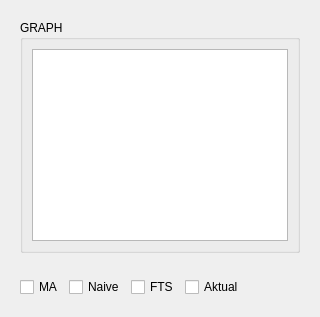
                     <widget class="QWidget" name="Resume_graph_FTS">
                      <attribute name="title">
                       <string>FTS</string>
                      </attribute>
                      <layout class="QVBoxLayout" name="verticalLayout_31">
                       <item>
                        <widget class="QWidget" name="widget" native="true">
                         <property name="sizePolicy">
                          <sizepolicy hsizetype="Expanding" vsizetype="Expanding">
                           <horstretch>0</horstretch>
                           <verstretch>0</verstretch>
                          </sizepolicy>
                         </property>
                         <layout class="QHBoxLayout" name="horizontalLayout_21">
                          <item>
                           <widget class="QGroupBox" name="groupBox_23">
                            <property name="title">
                             <string>GRAPH</string>
                            </property>
                            <layout class="QGridLayout" name="gridLayout_20">
                             <item row="0" column="0" rowspan="2">
                              <widget class="QGraphicsView" name="graphicsView_FTS"/>
                             </item>
                            </layout>
                           </widget>
                          </item>
                         </layout>
                        </widget>
                       </item>
                       <item>
                        <widget class="QWidget" name="widget_2" native="true">
                         <property name="sizePolicy">
                          <sizepolicy hsizetype="Fixed" vsizetype="Preferred">
                           <horstretch>0</horstretch>
                           <verstretch>0</verstretch>
                          </sizepolicy>
                         </property>
                         <layout class="QHBoxLayout" name="horizontalLayout_22">
                          <item>
                           <widget class="QCheckBox" name="checkBox_fts_graph_MA">
                            <property name="text">
                             <string>MA</string>
                            </property>
                           </widget>
                          </item>
                          <item>
                           <widget class="QCheckBox" name="checkBox_fts_graph_NAIVE">
                            <property name="text">
                             <string>Naive</string>
                            </property>
                           </widget>
                          </item>
                          <item>
                           <widget class="QCheckBox" name="checkBox_fts_graph_FTS">
                            <property name="text">
                             <string>FTS</string>
                            </property>
                           </widget>
                          </item>
                          <item>
                           <widget class="QCheckBox" name="checkBox_fts_graph_AKTUAL">
                            <property name="text">
                             <string>Aktual</string>
                            </property>
                           </widget>
                          </item>
                         </layout>
                        </widget>
                       </item>
                      </layout>
                     </widget>
